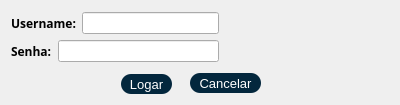
<?xml version="1.0" encoding="UTF-8"?>
<ui version="4.0">
 <class>almox_logar</class>
 <widget class="QDialog" name="almox_logar">
  <property name="geometry">
   <rect>
    <x>0</x>
    <y>0</y>
    <width>400</width>
    <height>105</height>
   </rect>
  </property>
  <property name="windowTitle">
   <string>Login</string>
  </property>
  <widget class="QWidget" name="layoutWidget">
   <property name="geometry">
    <rect>
     <x>11</x>
     <y>12</y>
     <width>208</width>
     <height>52</height>
    </rect>
   </property>
   <layout class="QVBoxLayout" name="verticalLayout">
    <item>
     <layout class="QHBoxLayout" name="horizontalLayout">
      <item>
       <widget class="QLabel" name="label">
        <property name="font">
         <font>
          <family>Arial Black</family>
          <weight>75</weight>
          <bold>true</bold>
         </font>
        </property>
        <property name="text">
         <string>Username:</string>
        </property>
       </widget>
      </item>
      <item>
       <widget class="QLineEdit" name="txt_username"/>
      </item>
     </layout>
    </item>
    <item>
     <layout class="QHBoxLayout" name="horizontalLayout_2">
      <item>
       <widget class="QLabel" name="label_2">
        <property name="font">
         <font>
          <family>Arial Black</family>
          <weight>75</weight>
          <bold>true</bold>
         </font>
        </property>
        <property name="text">
         <string>Senha:</string>
        </property>
       </widget>
      </item>
      <item>
       <widget class="QLineEdit" name="txt_psswd">
        <property name="echoMode">
         <enum>QLineEdit::Password</enum>
        </property>
       </widget>
      </item>
     </layout>
    </item>
   </layout>
  </widget>
  <widget class="QPushButton" name="btn_logar">
   <property name="geometry">
    <rect>
     <x>121</x>
     <y>74</y>
     <width>51</width>
     <height>20</height>
    </rect>
   </property>
   <property name="font">
    <font>
     <pointsize>10</pointsize>
    </font>
   </property>
   <property name="styleSheet">
    <string notr="true">background-color: #03273D;;
color:#fff;
border-radius:10px;
font-size:10pt;</string>
   </property>
   <property name="text">
    <string>Logar</string>
   </property>
  </widget>
  <widget class="QPushButton" name="btn_cancelar">
   <property name="geometry">
    <rect>
     <x>190</x>
     <y>73</y>
     <width>71</width>
     <height>20</height>
    </rect>
   </property>
   <property name="font">
    <font>
     <pointsize>10</pointsize>
    </font>
   </property>
   <property name="styleSheet">
    <string notr="true">background-color: #03273D;
color:white;
border-radius:10px;
font-size:10pt;</string>
   </property>
   <property name="text">
    <string>Cancelar</string>
   </property>
  </widget>
 </widget>
 <resources/>
 <connections/>
</ui>
